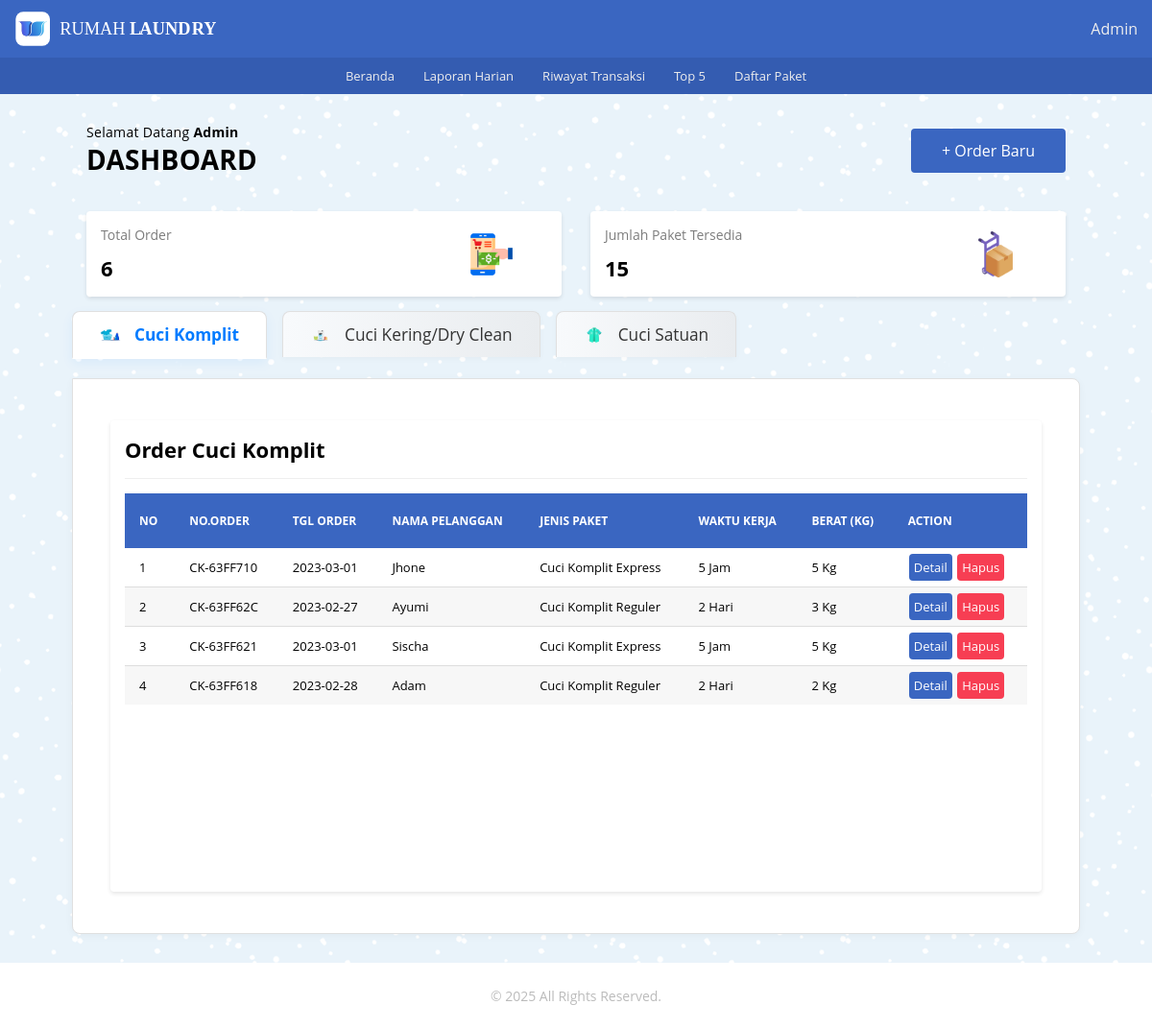
/ (signed in), run on an earlier commit of the app's database.
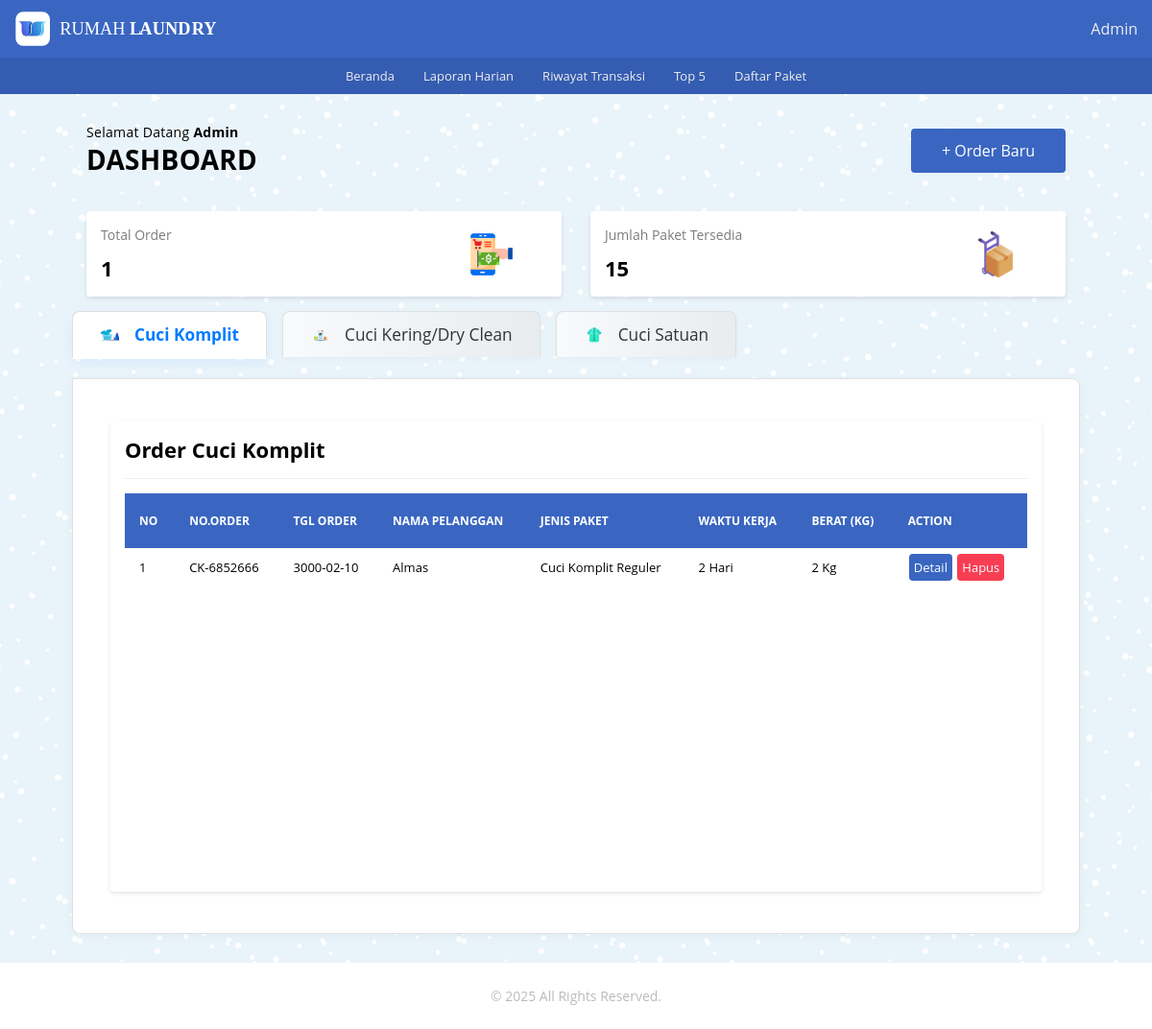
And on a later commit of the database.
### tables this page shows
CREATE TABLE `tb_order_ck` (
  `id_order_ck` int(11) NOT NULL,
  `or_ck_number` varchar(10) DEFAULT NULL,
  `nama_pel_ck` varchar(100) NOT NULL,
  `no_telp_ck` char(13) NOT NULL,
  `alamat_ck` text NOT NULL,
  `jenis_paket_ck` varchar(100) NOT NULL,
  `wkt_krj_ck` varchar(30) DEFAULT NULL,
  `berat_qty_ck` int(11) NOT NULL,
  `harga_perkilo` int(11) DEFAULT NULL,
  `tgl_masuk_ck` date NOT NULL,
  `tgl_keluar_ck` date NOT NULL,
  `tot_bayar` double DEFAULT NULL,
  `keterangan_ck` text NOT NULL
);

### _functions.php (called while the page is built, shortened)
<?php
$host	= 'localhost';
$user = 'root';
$pass	= '';
$db	= 'laundry_app';
$koneksi = mysqli_connect($host,$user,$pass,$db);
function query($query){
	global $koneksi;
	$result = mysqli_query($koneksi, $query);
	$rows = [];
	while ($row = mysqli_fetch_assoc($result)) {
		$rows[] = $row;
	}
	return $rows;
}
function url($url = null){
	$url_utama = "http://localhost/rumah_laundry_6";
	if ($url != null) {
		return $url_utama . '/' . $url;
	}else{
		return $url_utama;
	}
}
function jmlOrder(){
	$jml_ck = count(query("SELECT * FROM tb_order_ck"));
	$jml_dc = count(query("SELECT * FROM tb_order_dc"));
	$jml_cs = count(query("SELECT * FROM tb_order_cs"));
	$total_order = $jml_ck + $jml_dc + $jml_cs;
	return $total_order;
}
function jmlPaket(){
	$jml_pkt_ck = count(query("SELECT * FROM tb_cuci_komplit"));
	$jml_pkt_cs = count(query("SELECT * FROM tb_cuci_satuan"));
	$jml_pkt_dc = count(query("SELECT * FROM tb_dry_clean"));
	$jmlPkt = $jml_pkt_ck + $jml_pkt_cs + $jml_pkt_dc;
	return $jmlPkt;
}

### daftar_order/daf_or_ck.php (the view)
<div class="col">
   <div class="card">
      <div class="card-title card-flex">
         <div class="card-col">
            <h2>Order Cuci Komplit</h2>
         </div>
      </div>
      <div class="card-body">
         <div class="tabel-kontainer">
            <table class="tabel-transaksi">
               <thead>
                  <tr>
                     <th class="sticky">No</th>
                     <th class="sticky">No.Order</th>
                     <th class="sticky">Tgl Order</th>
                     <th class="sticky">Nama Pelanggan</th>
                     <th class="sticky">Jenis Paket</th>
                     <th class="sticky">Waktu Kerja</th>
                     <th class="sticky">Berat (Kg)</th>
                     <th class="sticky">Action</th>
                  </tr>
               </thead>
               <tbody>
                  <?php $cuci_komplit = query('SELECT * FROM tb_order_ck ORDER BY id_order_ck DESC');
                     if (!empty($cuci_komplit)) :?>
                     <?php
                        $no_ck = 1;
                        foreach($cuci_komplit as $ck) : ?>
                        <tr>
                           <td><?= $no_ck; ?></td>
                           <td><?= $ck['or_ck_number'] ?></td>
                           <td><?= $ck['tgl_masuk_ck'] ?></td>
                           <td><?= $ck['nama_pel_ck'] ?></td>
                           <td><?= $ck['jenis_paket_ck'] ?></td>
                           <td><?= $ck['wkt_krj_ck'] ?></td>
                           <td><?= $ck['berat_qty_ck'] . ' Kg' ?></td>
                           <td>
                              <a href="<?=url('detail_order/detail_ck/detail_order_ck.php?or_ck_number=')?><?=$ck['or_ck_number']?>" class="btn btn-detail">Detail</a>
                              <a href="<?=url('daftar_order/hapus_ck.php?or_ck_number=')?><?=$ck['or_ck_number']?>" onclick="return confirm('Yakin akan menghapus?');" class="btn btn-hapus">Hapus</a>
                           </td>
                        </tr>
                        <?php $no_ck++ ?>
                     <?php endforeach; ?>
                     <?php else : ?>
                        <tr>
                           <td colspan="8" class="txt-center">Data Tidak Tersedia</td>
                        </tr>
                  <?php endif?>
               </tbody>
            </table>
         </div>
      </div>
   </div>
</div>

### _header.php (shortened to what this page needs)
<?php
	require_once('_functions.php');
?>
<!DOCTYPE html>
<html>
<head>
	<link rel="stylesheet" href="<?=url('_assets/css/style.css')?>">
</head>
<body>
	<header>
		<nav>
			<div class="logo">
				<a href="<?=url()?>">
					<img src="<?=url('_assets/img/logo/nav-logo.svg')?>" alt="Rumah Laundry Logo">
				</a>
			</div>
			<ul class="nav-menu">
				<li>
					<span id=""><?= ucfirst($_SESSION['master']) ?></span>
				</li>
			</ul>
		</nav>
		<div id="nav-mini">
			<a href="<?=url()?>" class="link-nav">Beranda</a>
			<a href="<?=url('laporan_harian.php')?>" class="link-nav">Laporan Harian</a>
			<a href="<?=url('riwayat_transaksi/riwayat.php')?>" class="link-nav">Riwayat Transaksi</a>
			<a href="<?=url('top5.php')?>" class="link-nav">Top 5</a>
			<a href="<?=url('paket/paket.php')?>" class="link-nav">Daftar Paket</a>
		</div>
	</header>

### index.php (shortened to what this page needs)
<?php
	require_once('_header.php');
?>
	<div id="main" class="main-content">
		<div class="container">
			<div class="baris">
				<div class="selamat-datang">
					<div class="col-header">
						<p class="judul-sm">Selamat Datang <span><?= ucfirst($_SESSION['master']) ?></span></p>
						<h2 class="judul-md">Dashboard</h2>
					</div>
					<div class="col-header txt-right">
						<a href="<?=url('order/order.php')?>" class="btn-lg bg-primary">+ Order Baru</a>
					</div>
				</div>
			</div>
			<div class="baris">
				<div class="col col-4">
					<div class="card">
						<div class="card-body">
							<div class="card-panel">
								<div class="panel-header">
									<p>Total Order</p>
									<h2><?= jmlOrder(); ?></h2>
								</div>
								<div class="panel-icon">
									<img src="<?=url('_assets/img/total_order.png')?>" alt="order" height="48">
								</div>
							</div>
						</div>
					</div>
				</div>
				<div class="col col-4">
					<div class="card">
						<div class="card-body">
							<div class="card-panel">
								<div class="panel-header">
									<p>Jumlah Paket Tersedia</p>
									<h2><?= jmlPaket(); ?></h2>
								</div>
								<div class="panel-icon">
									<img src="<?=url('_assets/img/jumlah_paket.png')?>" alt="paket" height="48">
								</div>
							</div>
						</div>
					</div>
				</div>
			</div>
			<div class="baris">
				<ul class="order-tabs enhanced-tabs">
					<li><a href="#" class="tab-link active" data-tab="ck"><img src="<?=url('_assets/img/cuci_komplit.png')?>" alt="Cuci Komplit" class="tab-icon"> Cuci Komplit</a></li>
					<li><a href="#" class="tab-link" data-tab="dc"><img src="<?=url('_assets/img/dry_clean.png')?>" alt="Dry Clean" class="tab-icon"> Cuci Kering/Dry Clean</a></li>
					<li><a href="#" class="tab-link" data-tab="cs"><img src="<?=url('_assets/img/kemeja_2.png')?>" alt="Cuci Satuan" class="tab-icon"> Cuci Satuan</a></li>
				</ul>
			</div>
			<div class="baris">
				<div id="tab-ck" class="tab-content" style="display:block;">
					<?php require_once('daftar_order/daf_or_ck.php');?>
				</div>
			</div>
		</div>
	</div>
<?php require_once('_footer.php'); ?>

### _footer.php (shortened to what this page needs)
	<footer>
		<p>&copy; <span id="tahun"></span> All Rights Reserved.</p>
	</footer>
</body>
</html>

What changed in the data, as far as the page shows it:
removed tb_order_ck: or_ck_number "CK-63FF710", tgl_masuk_ck "2023-03-01", nama_pel_ck "Jhone", jenis_paket_ck "Cuci Komplit Express", wkt_krj_ck "5 Jam", berat_qty_ck "5"
removed tb_order_ck: or_ck_number "CK-63FF62C", tgl_masuk_ck "2023-02-27", nama_pel_ck "Ayumi", jenis_paket_ck "Cuci Komplit Reguler", wkt_krj_ck "2 Hari", berat_qty_ck "3"
removed tb_order_ck: or_ck_number "CK-63FF621", tgl_masuk_ck "2023-03-01", nama_pel_ck "Sischa", jenis_paket_ck "Cuci Komplit Express", wkt_krj_ck "5 Jam", berat_qty_ck "5"
removed tb_order_ck: or_ck_number "CK-63FF618", tgl_masuk_ck "2023-02-28", nama_pel_ck "Adam", jenis_paket_ck "Cuci Komplit Reguler", wkt_krj_ck "2 Hari", berat_qty_ck "2"
added tb_order_ck: or_ck_number "CK-6852666", tgl_masuk_ck "3000-02-10", nama_pel_ck "Almas", jenis_paket_ck "Cuci Komplit Reguler", wkt_krj_ck "2 Hari", berat_qty_ck "2"
Also different on the page:
jmlOrder(): "6" → "1"
